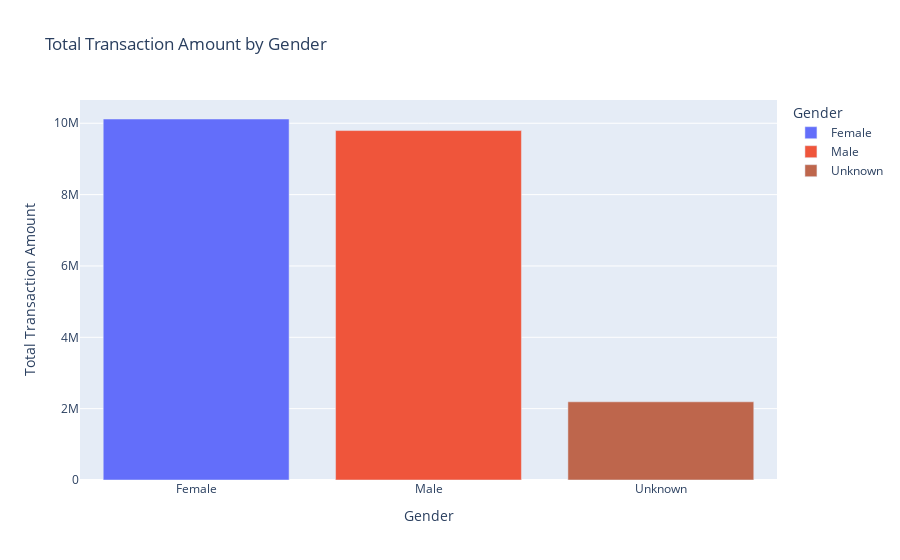

The code cell stored with this chart in its notebook:
### Markdown cell above
TRANSACTIONS BY GENDER

### Code cell
# Assuming df is your DataFrame
# Group by Gender and sum the Transaction Amount
gender_transaction = customer_transactions.groupby('Gender')['Transaction Amount'].sum().reset_index()

# Create the Plotly Express bar plot
fig = px.bar(gender_transaction, x='Gender', y='Transaction Amount', title='Total Transaction Amount by Gender', labels={'Gender': 'Gender', 'Transaction Amount': 'Total Transaction Amount'}, color='Gender',
                   color_discrete_sequence=['#636EFA', '#EF553B', '#BE664C'])

# Show the plot
fig.show()

### Figure 1 — Plotly figure (JSON) as saved in the notebook; plotly's stock layout.template omitted (floating-point values rounded to 4 significant figures)
{"data": [{"alignmentgroup": "True", "hovertemplate": "Gender=%{x}<br>Total Transaction Amount=%{y}<extra></extra>", "legendgroup": "Female", "marker": {"color": "#636EFA", "pattern": {"shape": ""}}, "name": "Female", "offsetgroup": "Female", "orientation": "v", "showlegend": true, "textposition": "auto", "type": "bar", "x": ["Female"], "xaxis": "x", "y": [10120000.0], "yaxis": "y"}, {"alignmentgroup": "True", "hovertemplate": "Gender=%{x}<br>Total Transaction Amount=%{y}<extra></extra>", "legendgroup": "Male", "marker": {"color": "#EF553B", "pattern": {"shape": ""}}, "name": "Male", "offsetgroup": "Male", "orientation": "v", "showlegend": true, "textposition": "auto", "type": "bar", "x": ["Male"], "xaxis": "x", "y": [9795000.0], "yaxis": "y"}, {"alignmentgroup": "True", "hovertemplate": "Gender=%{x}<br>Total Transaction Amount=%{y}<extra></extra>", "legendgroup": "Unknown", "marker": {"color": "#BE664C", "pattern": {"shape": ""}}, "name": "Unknown", "offsetgroup": "Unknown", "orientation": "v", "showlegend": true, "textposition": "auto", "type": "bar", "x": ["Unknown"], "xaxis": "x", "y": [2192000.0], "yaxis": "y"}], "layout": {"barmode": "relative", "legend": {"title": {"text": "Gender"}, "tracegroupgap": 0}, "title": {"text": "Total Transaction Amount by Gender"}, "xaxis": {"anchor": "y", "categoryarray": ["Female", "Male", "Unknown"], "categoryorder": "array", "domain": [0, 1], "title": {"text": "Gender"}}, "yaxis": {"anchor": "x", "domain": [0, 1], "title": {"text": "Total Transaction Amount"}}}}
